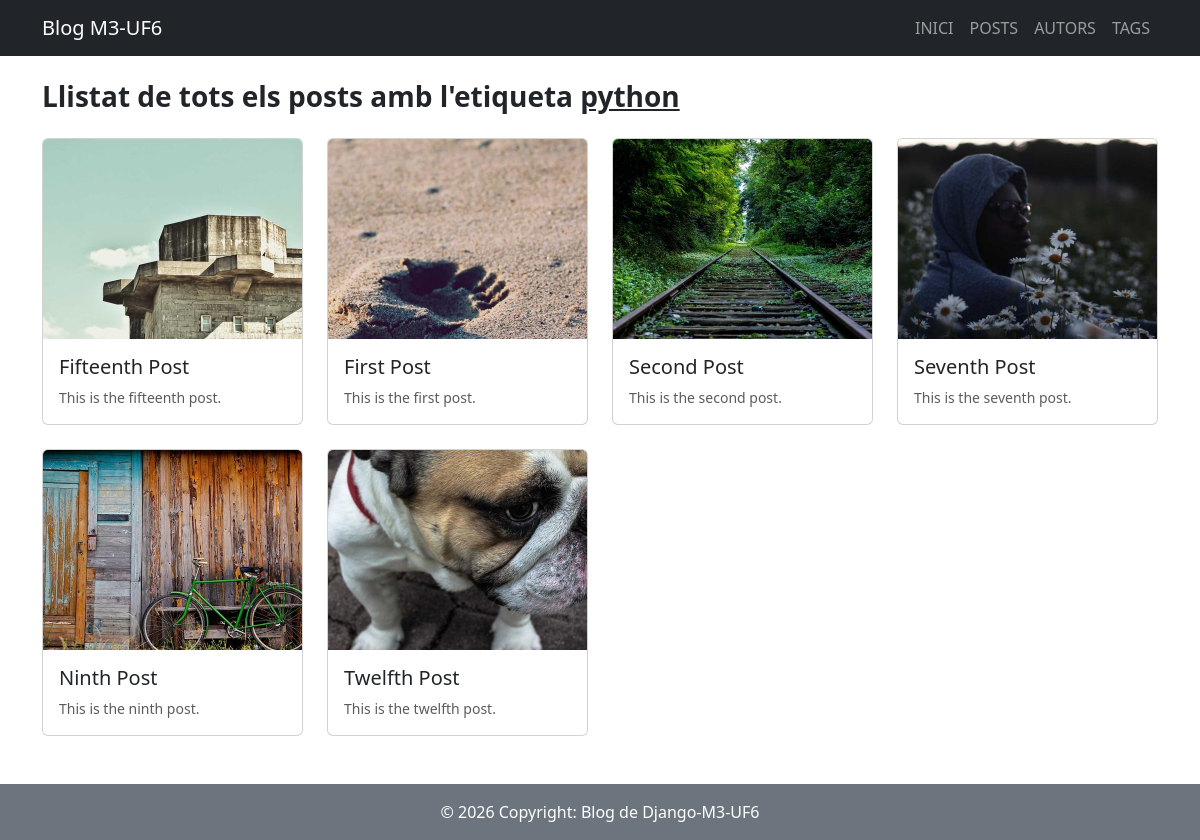
The page /tags/2 on the database its author committed.
### blog/models.py (models this page shows, shortened)
class Tag(models.Model):
    caption = models.CharField(max_length=50)

class Post(models.Model):
    title = models.CharField(max_length=200, validators=[MinLengthValidator(3)])
    excerpt = models.TextField(max_length=500)
    image_name = models.CharField(max_length=100)
    date = models.DateField()
    slug = models.SlugField(unique=True, db_index=True)
    content = models.TextField(validators=[MinLengthValidator(10)])
    author = models.ForeignKey(Author, on_delete=models.SET_NULL, null=True, related_name="posts")
    tags = models.ManyToManyField(Tag, blank=True)
    class Meta:
        ordering = ["-date"]

### blog/views.py (the view)
# urls.py: path("tags/<int:tag_id>", views.tag_posts, name="tag-posts-page"),
def tag_posts(request, tag_id):
    tag = get_object_or_404(Tag, pk=tag_id)
    tagged_posts = tag.post_set.order_by("-date")
    return render(request, "blog/tag_post.html", {"tag": tag, "posts": tagged_posts})

### blog/templates/blog/tag_post.html (shortened to what this page needs)
{% extends 'blog/base.html' %}
{% block content %}
<h3 class="fw-bold mb-4">
    Llistat de tots els posts amb l'etiqueta <u>{{ tag.caption }}</u>
</h3>
<div class="row">
    {% for post in posts %}
    <div class="col-md-3 mb-4">
        {% include 'blog/includes/post_card.html' %}
    </div>
    {% endfor %}
</div>
{% endblock %}

### blog/templates/blog/includes/post_card.html
{% load static %}
<div class="card h-100">
    <a href="{% url 'post-detail-page' post.slug %}">
        <img src="{% static 'blog/images/' %}{{ post.image_name }}" class="card-img-top post-card-img" alt="{{ post.title }}">
    </a>
    <div class="card-body">
        <h5 class="card-title">
            <a href="{% url 'post-detail-page' post.slug %}" class="text-decoration-none text-dark">{{ post.title }}</a>
        </h5>
        <p class="card-text text-muted small">{{ post.excerpt|truncatechars:100 }}</p>
    </div>
</div>

### blog/static/blog/css/blog.css (style rules this page uses)
.post-card-img { height: 200px; object-fit: cover; }
.card { transition: transform 0.2s ease, box-shadow 0.2s ease; }

### rows shown on the page
Tag: caption "python"
Post: image_name (picture), title "Fifteenth Post", excerpt "This is the fifteenth post."
Post: image_name (picture), title "First Post", excerpt "This is the first post."
Post: image_name (picture), title "Second Post", excerpt "This is the second post."
Post: image_name (picture), title "Seventh Post", excerpt "This is the seventh post."
Post: image_name (picture), title "Ninth Post", excerpt "This is the ninth post."
Post: image_name (picture), title "Twelfth Post", excerpt "This is the twelfth post."
